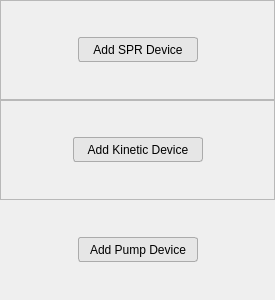
<?xml version="1.0" encoding="UTF-8"?>
<ui version="4.0">
 <class>Device</class>
 <widget class="QWidget" name="Device">
  <property name="geometry">
   <rect>
    <x>0</x>
    <y>0</y>
    <width>275</width>
    <height>300</height>
   </rect>
  </property>
  <property name="minimumSize">
   <size>
    <width>275</width>
    <height>280</height>
   </size>
  </property>
  <property name="font">
   <font>
    <family>Segoe UI</family>
   </font>
  </property>
  <property name="windowTitle">
   <string>Form</string>
  </property>
  <property name="styleSheet">
   <string notr="true"/>
  </property>
  <layout class="QVBoxLayout" name="verticalLayout">
   <property name="spacing">
    <number>0</number>
   </property>
   <property name="leftMargin">
    <number>0</number>
   </property>
   <property name="topMargin">
    <number>0</number>
   </property>
   <property name="rightMargin">
    <number>0</number>
   </property>
   <property name="bottomMargin">
    <number>0</number>
   </property>
   <item>
    <widget class="QFrame" name="controller_frame">
     <property name="sizePolicy">
      <sizepolicy hsizetype="Preferred" vsizetype="Fixed">
       <horstretch>0</horstretch>
       <verstretch>0</verstretch>
      </sizepolicy>
     </property>
     <property name="minimumSize">
      <size>
       <width>0</width>
       <height>100</height>
      </size>
     </property>
     <property name="maximumSize">
      <size>
       <width>16777215</width>
       <height>100</height>
      </size>
     </property>
     <property name="frameShape">
      <enum>QFrame::StyledPanel</enum>
     </property>
     <property name="frameShadow">
      <enum>QFrame::Raised</enum>
     </property>
     <layout class="QHBoxLayout" name="horizontalLayout">
      <property name="leftMargin">
       <number>0</number>
      </property>
      <property name="topMargin">
       <number>0</number>
      </property>
      <property name="rightMargin">
       <number>0</number>
      </property>
      <property name="bottomMargin">
       <number>0</number>
      </property>
      <item>
       <spacer name="horizontalSpacer">
        <property name="orientation">
         <enum>Qt::Horizontal</enum>
        </property>
        <property name="sizeHint" stdset="0">
         <size>
          <width>40</width>
          <height>20</height>
         </size>
        </property>
       </spacer>
      </item>
      <item>
       <widget class="QPushButton" name="add_ctrl">
        <property name="minimumSize">
         <size>
          <width>120</width>
          <height>25</height>
         </size>
        </property>
        <property name="styleSheet">
         <string notr="true">QPushButton {
		
		background-color: rgb(230, 230, 230);
	    border: 1px solid rgb(171, 171, 171); 
		border-radius: 3px;

}

QPushButton::hover{
	background: rgb(253, 253, 253);
	border: 1px raised;
	border-radius: 5px;
}</string>
        </property>
        <property name="text">
         <string>Add SPR Device</string>
        </property>
       </widget>
      </item>
      <item>
       <spacer name="horizontalSpacer_2">
        <property name="orientation">
         <enum>Qt::Horizontal</enum>
        </property>
        <property name="sizeHint" stdset="0">
         <size>
          <width>40</width>
          <height>20</height>
         </size>
        </property>
       </spacer>
      </item>
     </layout>
    </widget>
   </item>
   <item>
    <widget class="QFrame" name="kinetic_frame">
     <property name="sizePolicy">
      <sizepolicy hsizetype="Preferred" vsizetype="Fixed">
       <horstretch>0</horstretch>
       <verstretch>0</verstretch>
      </sizepolicy>
     </property>
     <property name="minimumSize">
      <size>
       <width>0</width>
       <height>100</height>
      </size>
     </property>
     <property name="maximumSize">
      <size>
       <width>16777215</width>
       <height>100</height>
      </size>
     </property>
     <property name="frameShape">
      <enum>QFrame::StyledPanel</enum>
     </property>
     <property name="frameShadow">
      <enum>QFrame::Raised</enum>
     </property>
     <layout class="QHBoxLayout" name="horizontalLayout_2">
      <property name="leftMargin">
       <number>0</number>
      </property>
      <property name="topMargin">
       <number>0</number>
      </property>
      <property name="rightMargin">
       <number>0</number>
      </property>
      <property name="bottomMargin">
       <number>0</number>
      </property>
      <item>
       <spacer name="horizontalSpacer_3">
        <property name="orientation">
         <enum>Qt::Horizontal</enum>
        </property>
        <property name="sizeHint" stdset="0">
         <size>
          <width>40</width>
          <height>20</height>
         </size>
        </property>
       </spacer>
      </item>
      <item>
       <widget class="QPushButton" name="add_knx">
        <property name="minimumSize">
         <size>
          <width>130</width>
          <height>25</height>
         </size>
        </property>
        <property name="styleSheet">
         <string notr="true">QPushButton {
		
		background-color: rgb(230, 230, 230);
	    border: 1px solid rgb(171, 171, 171); 
		border-radius: 3px;

}

QPushButton::hover{
	background: rgb(253, 253, 253);
	border: 1px raised;
	border-radius: 5px;
}</string>
        </property>
        <property name="text">
         <string>Add Kinetic Device</string>
        </property>
       </widget>
      </item>
      <item>
       <spacer name="horizontalSpacer_4">
        <property name="orientation">
         <enum>Qt::Horizontal</enum>
        </property>
        <property name="sizeHint" stdset="0">
         <size>
          <width>40</width>
          <height>20</height>
         </size>
        </property>
       </spacer>
      </item>
     </layout>
    </widget>
   </item>
   <item>
    <widget class="QWidget" name="pump_frame" native="true">
     <property name="sizePolicy">
      <sizepolicy hsizetype="Preferred" vsizetype="Fixed">
       <horstretch>0</horstretch>
       <verstretch>0</verstretch>
      </sizepolicy>
     </property>
     <property name="minimumSize">
      <size>
       <width>0</width>
       <height>100</height>
      </size>
     </property>
     <layout class="QHBoxLayout" name="horizontalLayout_3">
      <property name="leftMargin">
       <number>0</number>
      </property>
      <property name="topMargin">
       <number>0</number>
      </property>
      <property name="rightMargin">
       <number>0</number>
      </property>
      <property name="bottomMargin">
       <number>0</number>
      </property>
      <item>
       <spacer name="horizontalSpacer_5">
        <property name="orientation">
         <enum>Qt::Horizontal</enum>
        </property>
        <property name="sizeHint" stdset="0">
         <size>
          <width>40</width>
          <height>20</height>
         </size>
        </property>
       </spacer>
      </item>
      <item>
       <widget class="QPushButton" name="add_pump">
        <property name="minimumSize">
         <size>
          <width>120</width>
          <height>25</height>
         </size>
        </property>
        <property name="styleSheet">
         <string notr="true">QPushButton {
		
		background-color: rgb(230, 230, 230);
	    border: 1px solid rgb(171, 171, 171); 
		border-radius: 3px;

}

QPushButton::hover{
	background: rgb(253, 253, 253);
	border: 1px raised;
	border-radius: 5px;
}</string>
        </property>
        <property name="text">
         <string>Add Pump Device</string>
        </property>
       </widget>
      </item>
      <item>
       <spacer name="horizontalSpacer_6">
        <property name="orientation">
         <enum>Qt::Horizontal</enum>
        </property>
        <property name="sizeHint" stdset="0">
         <size>
          <width>40</width>
          <height>20</height>
         </size>
        </property>
       </spacer>
      </item>
     </layout>
    </widget>
   </item>
  </layout>
 </widget>
 <resources/>
 <connections/>
</ui>
